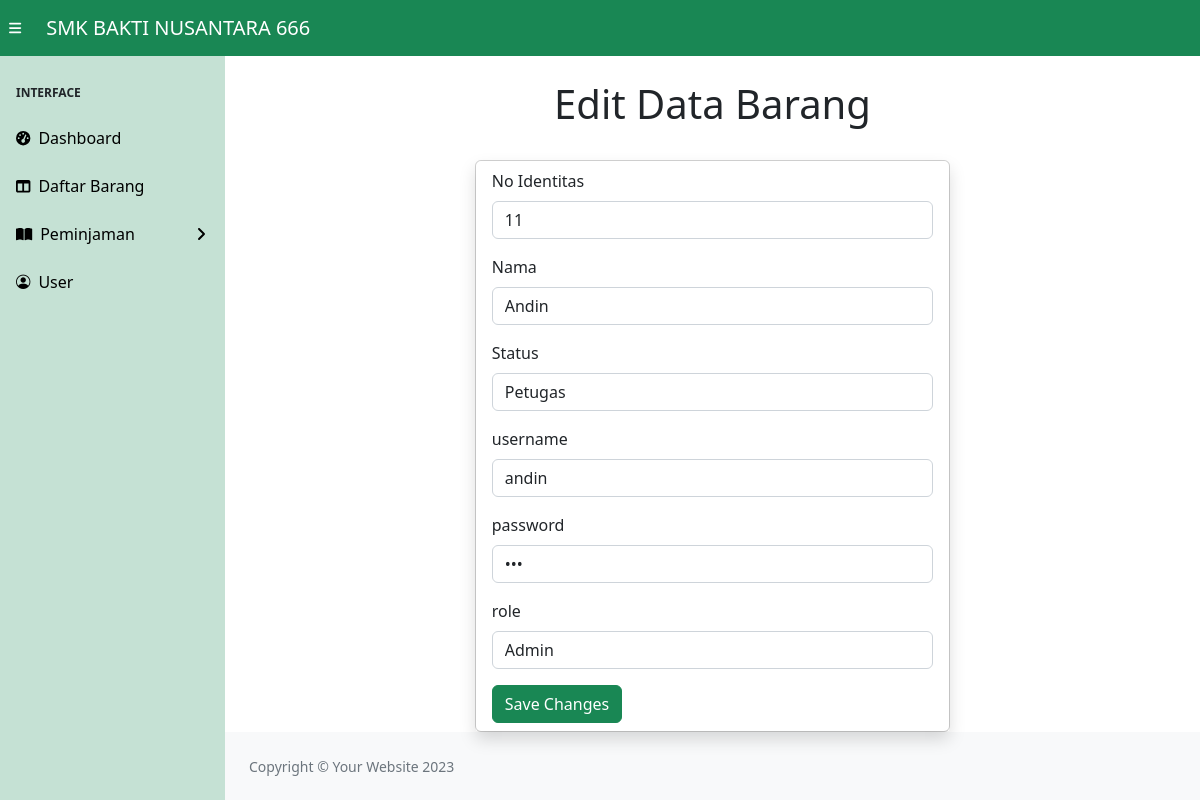
Screenshot of /edit_user.php?id=1 with the database file from the repository.
### tables this page shows
CREATE TABLE `user` (
  `id` int(11) NOT NULL,
  `no_identitas` varchar(255) NOT NULL,
  `nama` varchar(255) NOT NULL,
  `status` varchar(255) NOT NULL,
  `username` varchar(255) NOT NULL,
  `password` varchar(255) NOT NULL,
  `role` varchar(255) NOT NULL
);

### database.php (called while the page is built, shortened)
<?php
$connect=mysqli_connect(DB_HOST, DB_USER, DB_PASS, DB_NAME) or die("Failed to connect to MYSQL: " . mysqli_error($connect));
function Edituser($tablename, $id)
{
    global $connect;
    $hasil=mysqli_query($connect, "SELECT * FROM $tablename WHERE id='$id'");
    return $hasil;
}
?>

### edit_user.php (the view, shortened to what this page needs)
<?php
require_once("database.php");
$data=Edituser("user",$_GET['id']);
?>
<!DOCTYPE html>
<html lang="en">
    <head>
        <link rel="stylesheet" href="https://cdn.jsdelivr.net/npm/bootstrap-icons@1.11.3/font/bootstrap-icons.min.css">
        <link href="https://cdn.jsdelivr.net/npm/simple-datatables@7.1.2/dist/style.min.css" rel="stylesheet" />
        <link href="css/styles.css" rel="stylesheet" />
    </head>
    <body class="sb-nav-fixed">
        <nav class="sb-topnav navbar navbar-expand bg-success">
            <button class="btn btn-link btn-sm order-1 order-lg-0 me-4 me-lg-0" id="sidebarToggle" href="#!" style="color: white"><i class="fas fa-bars"></i></button>
            <a class="navbar-brand ps-3" href="#" style="color:white">SMK BAKTI NUSANTARA 666</a>
            <ul class="navbar-nav ms-auto ms-md-0 me-3 me-lg-4" style="padding-left: 1200px;">
            </ul>
        </nav>
        <div id="layoutSidenav">
            <div id="layoutSidenav_nav">
                <nav class="sb-sidenav accordion bg-success bg-opacity-25" id="sidenavAccordion">
                    <div class="sb-sidenav-menu">
                        <div class="nav">
                            <div class="sb-sidenav-menu-heading">Interface</div>
                            <a class="nav-link text-decoration-none" href="home.php" style="color: black;">
                                <div class="sb-nav-link-icon"><i class="fas fa-tachometer-alt"></i></div>
                                Dashboard
                            </a>
                            <a class="nav-link" href="data_barang.php" style="color: black;">
                                <div class="sb-nav-link-icon"><i class="fas fa-columns"></i></div>
                                Daftar Barang
                            </a>
                            <a class="nav-link collapsed" style="color:black;" href="#" data-bs-toggle="collapse" data-bs-target="#collapsePages" aria-expanded="false" aria-controls="collapsePages">
                                <div class="sb-nav-link-icon"><i class="fas fa-book-open"></i></div>
                                Peminjaman
                                <div class="sb-sidenav-collapse-arrow"><i class="fas fa-angle-down"></i></div>
                            </a>
                            <a class="nav-link" href="data_user.php" style="color: black;">
                                <div class="sb-nav-link-icon"><i class="bi bi-person-circle"></i></div>
                                User
                            </a>
                        </div>
                    </div>
                </nav>
            </div>
            <div id="layoutSidenav_content">
            <h1 class="mt-4"><center>Edit Data Barang</center></h1>
                <br>
                <div class="container">
                <div class="card mx-auto col-lg-6 ">
                    <div class="card-body shadow h-100 py-2">
                    <?php while($user = mysqli_fetch_array($data)) :?>
                    <form action="update_user.php" method="POST">
                    <div class="mb-3">
                        <label form="disabledTextInput" class="form-label">No Identitas</label>
                        <input type="text" id="no_identitas" name="no_identitas" class="form-control" value="<?php echo $user['no_identitas'];?>">
                    </div>
                    <div class="mb-3">
                        <label form="disabledTextInput" class="form-label">Nama</label>
                        <input type="text" id="nama" name="nama" class="form-control" value="<?php echo $user['nama'];?>">
                    </div>
                    <div class="mb-3">
                        <label form="disabledTextInput" class="form-label">Status</label>
                        <input type="text" id="status" name="status" class="form-control" value="<?php echo $user['status'];?>">
                    </div>
                    <div class="mb-3">
                        <label form="disabledTextInput" class="form-label">username</label>
                        <input type="text" id="username" name="username" class="form-control" value="<?php echo $user['username'];?>">
                    </div>
                    <div class="mb-3">
                        <label form="disabledTextInput" class="form-label">password</label>
                        <input type="password" id="password" name="password" class="form-control" value="<?php echo $user['password'];?>">
                    </div>
                    <div class="mb-3">
                        <label form="disabledTextInput" class="form-label">role</label>
                        <input type="text" id="role" name="role" class="form-control" value="<?php echo $user['role'];?>">
                    </div>
                    <button type="submit" class="btn btn-success" value="Update" name="submit">Save Changes</button>
                    <br>
                </form>
                <?php endwhile; ?>
                    </div>
                </div>
                </div>
                <footer class="py-4 mt-auto bg-light">
                    <div class="container-fluid px-4">
                        <div class="d-flex align-items-center justify-content-between small">
                            <div class="text-muted">Copyright &copy; Your Website 2023</div>
                        </div>
                    </div>
                </footer>
            </div>
        </div>
    </body>
</html>

### rows the page displays
user: no_identitas "11", nama "Andin", status "Petugas", username "andin", role "Admin"
